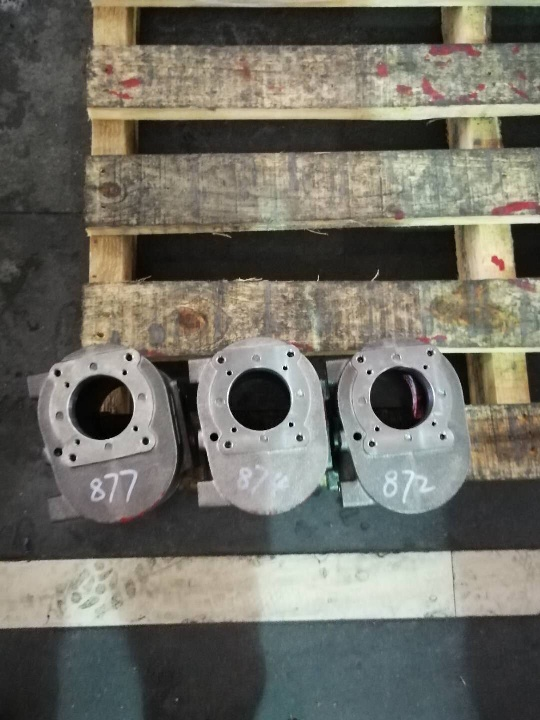
#> input picture project/002.jpg, 540 x 720 px
$ python '识别特征.py'
#> lines starting #> are read from the running program, lines starting #| are printed output that depends on the picture; after the words box and inside, x2 and y2 are one past the last pixel; in counts of white or black regions, pixels touching at a corner belong together
import cv2
import numpy as np
import matplotlib.pyplot as plt

# 滑动条的回调函数
def nothing(x):
    pass

WindowName = 'img'
cv2.namedWindow(WindowName, cv2.WINDOW_AUTOSIZE)
cv2.createTrackbar('value_zoom', WindowName, 100, 100, nothing)
cv2.createTrackbar('value_threshold', WindowName, 70, 100, nothing)

# [4 lines of commented-out code are left out]

img = cv2.imread('002.jpg', 1)
#> img is the input picture: shape (720, 540, 3); mean B, G, R 99.9, 109.2, 110.7
img_gray = cv2.cvtColor(img, cv2.COLOR_BGR2GRAY)
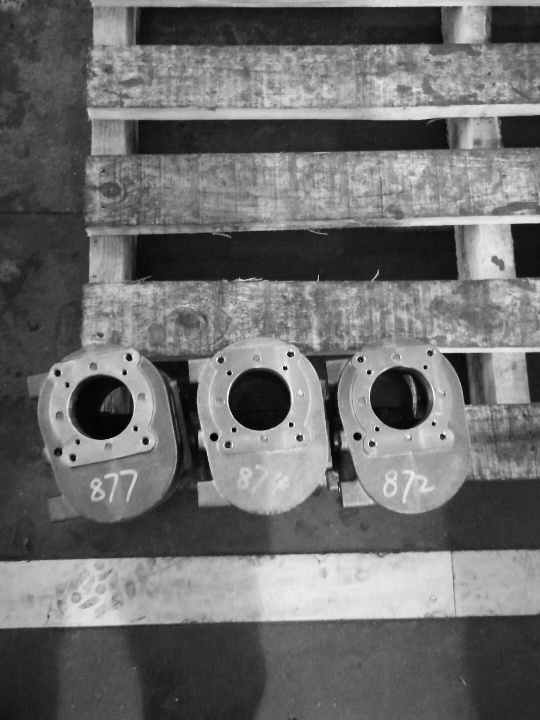
#> img_gray: shape (720, 540); min 0, max 255, mean 108.6
template = cv2.imread("template.PNG", 0)
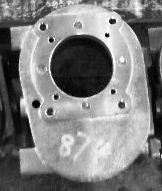
#> input picture project/template.PNG, 162 x 191 px
#> template is the input picture: shape (191, 162); min 0, max 255, mean 126.5


while (1):
    value_zoom = cv2.getTrackbarPos('value_zoom', WindowName) / 100
    value_threshold = cv2.getTrackbarPos('value_threshold', WindowName) / 100
    template = cv2.resize(template, (0, 0), fx=value_zoom, fy=value_zoom, interpolation=cv2.INTER_NEAREST)
    w, h = template.shape[::-1]
#> w = 162; h = 191
    res = cv2.matchTemplate(img_gray, template, cv2.TM_CCOEFF_NORMED)
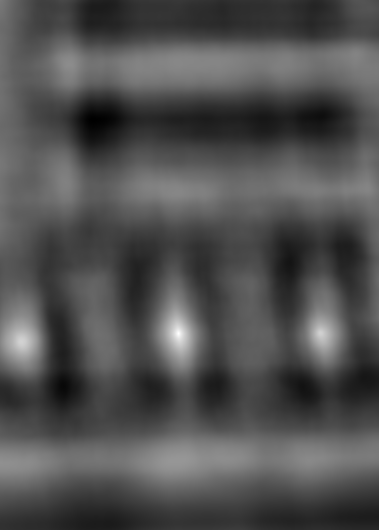
#> res: shape (530, 379) float32; min -0.435, max 0.984, mean 0.0131; drawn with min black and max white
    locs = np.where(res >= value_threshold)
#> locs = 246 positions, rows 324 to 345, columns 18 to 322
    for loc in zip(*locs[::-1]):
        img = cv2.rectangle(img, loc, (loc[0] + w, loc[1] + h), (0, 0, 255), 3)
#> this loop made 246 passes
#> loc on passes 1 to 3: (176, 324), (177, 324), (178, 324)
#> pass 1, `img = cv2.rectangle(img, loc, (loc[0] + w, loc[1] + h), (0, 0, 255), 3)`:
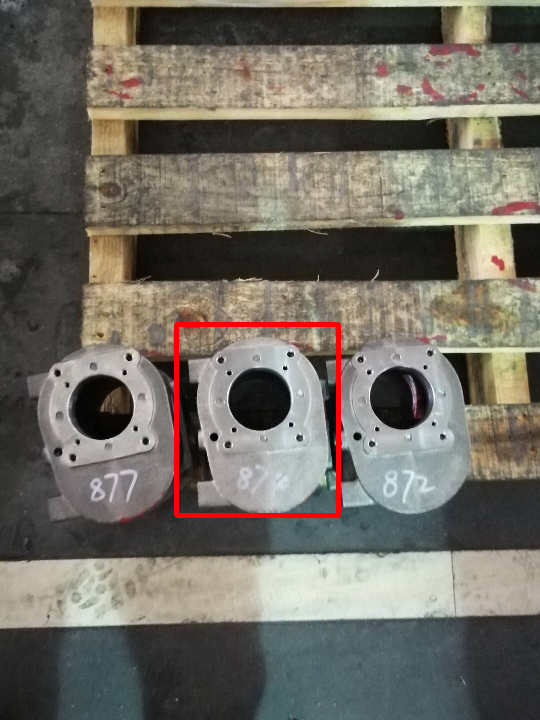
#> img: shape (720, 540, 3); 0.9% of pixels changed, all inside (x1, y1, x2, y2) = (174, 322, 341, 518)
#> pass 2, `img = cv2.rectangle(img, loc, (loc[0] + w, loc[1] + h), (0, 0, 255), 3)`:
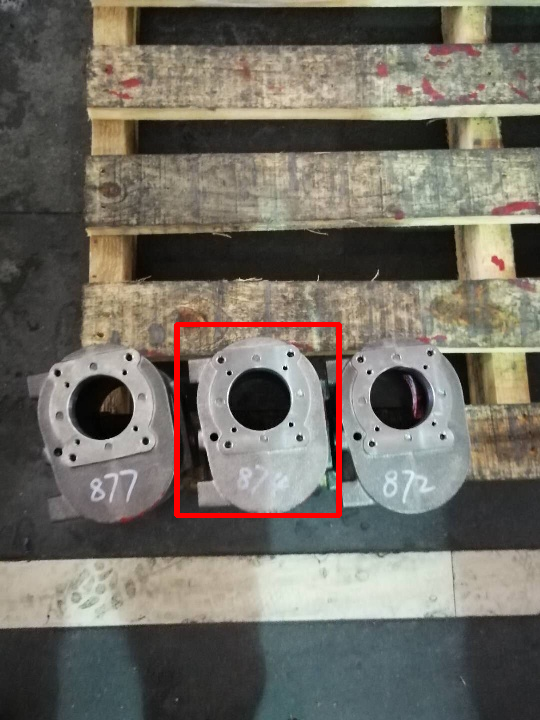
#> img: shape (720, 540, 3); 0.1% of pixels changed, all inside (x1, y1, x2, y2) = (179, 322, 342, 518)
#> pass 3, `img = cv2.rectangle(img, loc, (loc[0] + w, loc[1] + h), (0, 0, 255), 3)`:
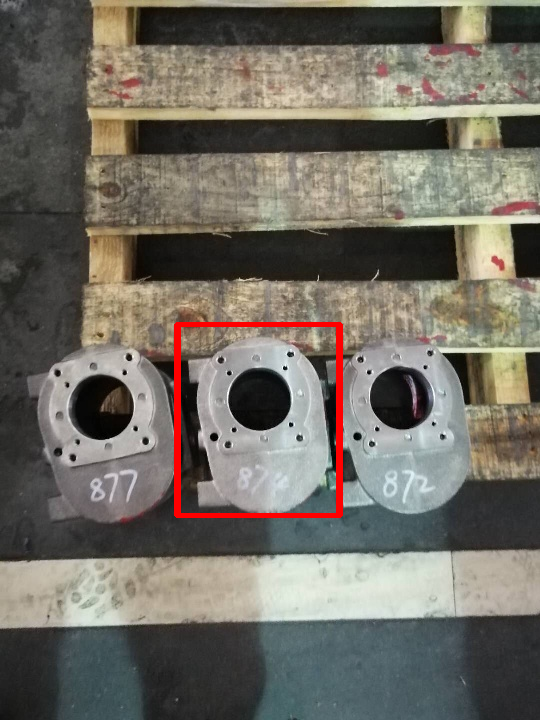
#> img: shape (720, 540, 3); 0.1% of pixels changed, all inside (x1, y1, x2, y2) = (180, 322, 343, 518)
#> after the loop:
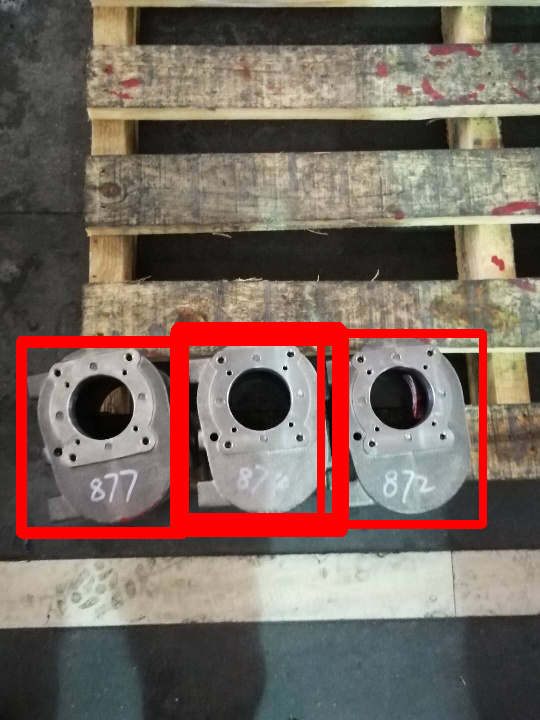
#> img: shape (720, 540, 3); 5.45% of pixels changed, all inside (x1, y1, x2, y2) = (16, 325, 487, 539)

    cv2.imshow(WindowName, img)

    k = cv2.waitKey(5)
#> (key q is pressed here)
    if k == ord('q'):
        break
cv2.destroyAllWindows()
